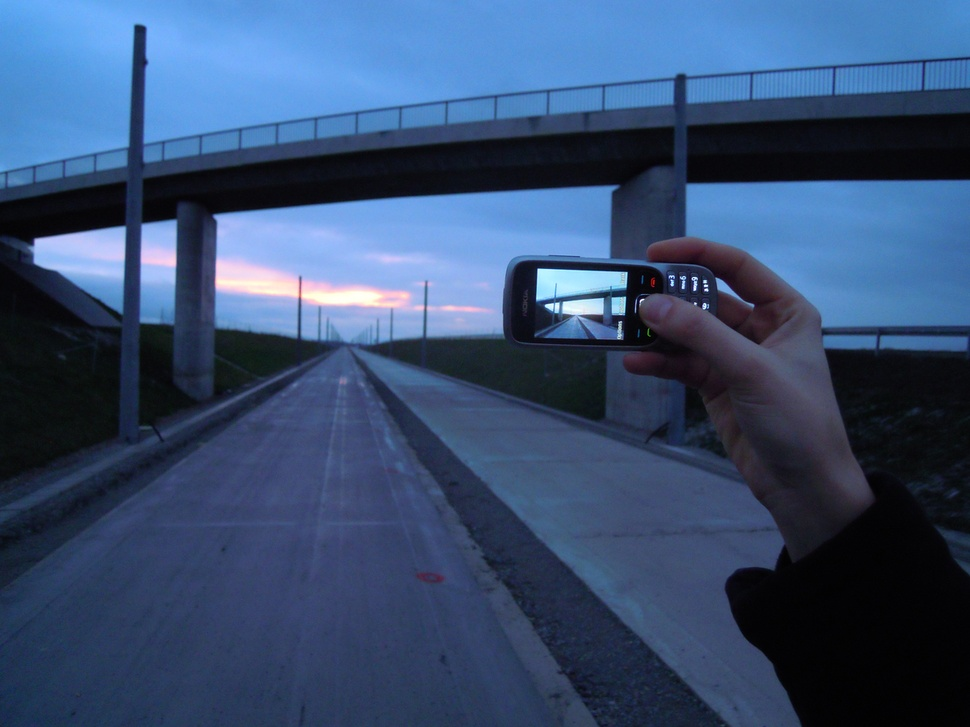
#> input picture Semester 7/CVIP/Task2/image1.jpg, 970 x 727 px, shrunk from 1200 x 900 before the run
$ python 'Image Histogram.py'
#> lines starting #> are read from the running program, lines starting #| are printed output that depends on the picture
# Image Histogram
# The histogram of an image shows the distribution of intensities. It can be computed and plotted using OpenCV.
import matplotlib.pyplot as plt
import cv2

# Read the image
image = cv2.imread('image1.jpg')
#> image is the input picture: shape (727, 970, 3); mean B, G, R 112.6, 78.1, 55.7

# Convert the image to grayscale
gray_image = cv2.cvtColor(image, cv2.COLOR_BGR2GRAY)
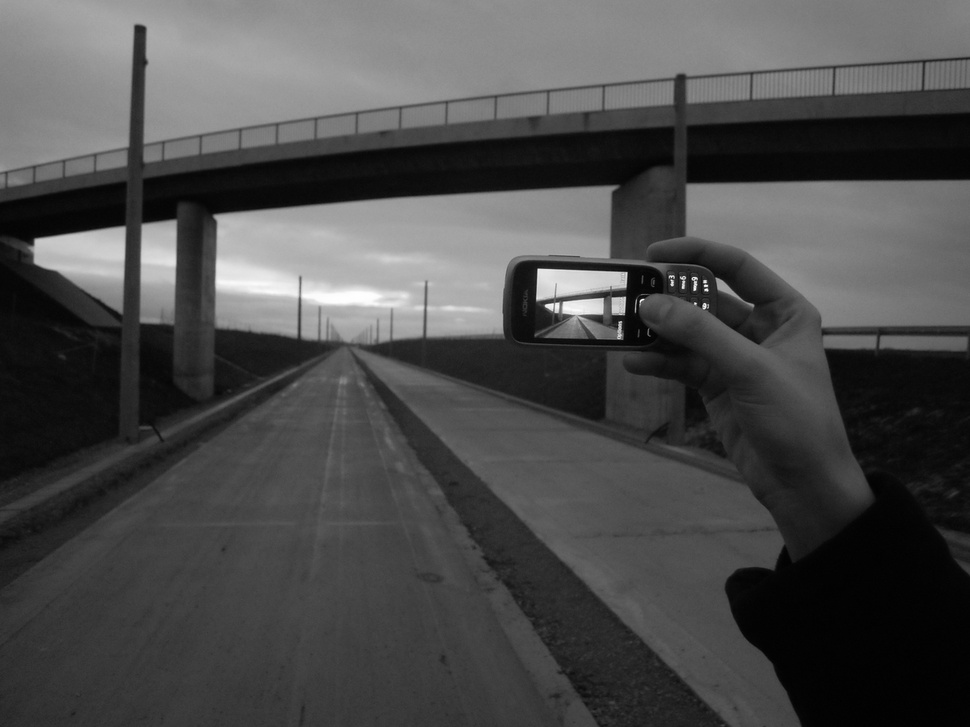
#> gray_image: shape (727, 970); min 0, max 254, mean 75.3
# Compute the histogram
histogram = cv2.calcHist([gray_image], [0], None, [256], [0, 256])
#> histogram = 256 values, max 19631 at index 3, min 0 at index 255, mean 2754.6

# Plot the histogram
plt.plot(histogram)
plt.title('Histogram')
plt.show()
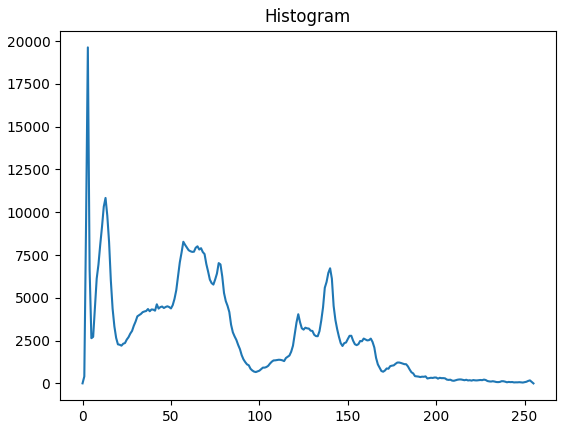
#> figure drawn by matplotlib, 1 panel; curve peaks at x = 3, y = 19631

$ run again, with Semester 7/CVIP/Task2/map.jpg copied over Semester 7/CVIP/Task2/image1.jpg
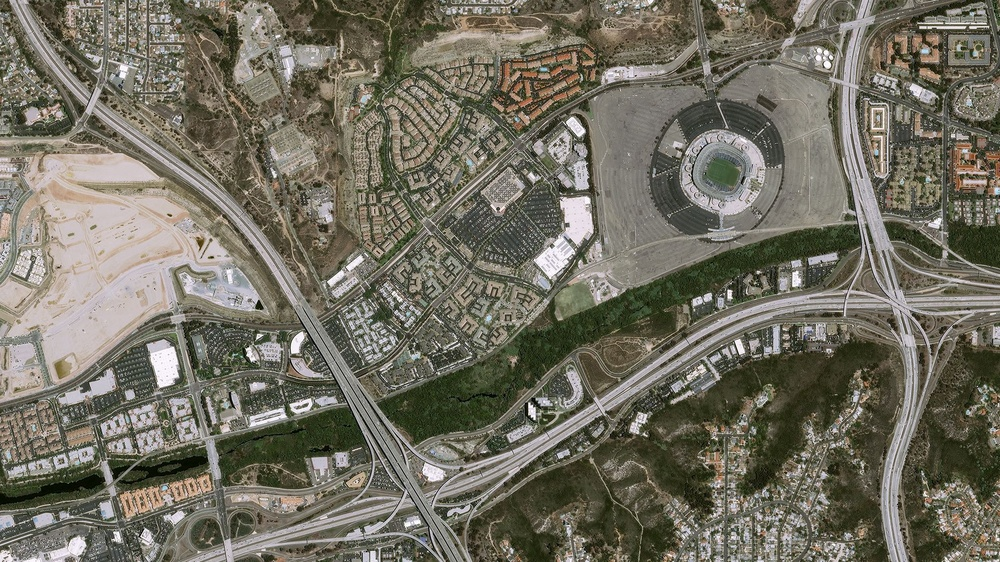
#> input picture Semester 7/CVIP/Task2/map.jpg, 1000 x 562 px, shrunk from 1920 x 1080 before the run
#> image is the input picture: shape (562, 1000, 3); mean B, G, R 97, 110.4, 113.7
#> `gray_image = cv2.cvtColor(image, cv2.COLOR_BGR2GRAY)`:
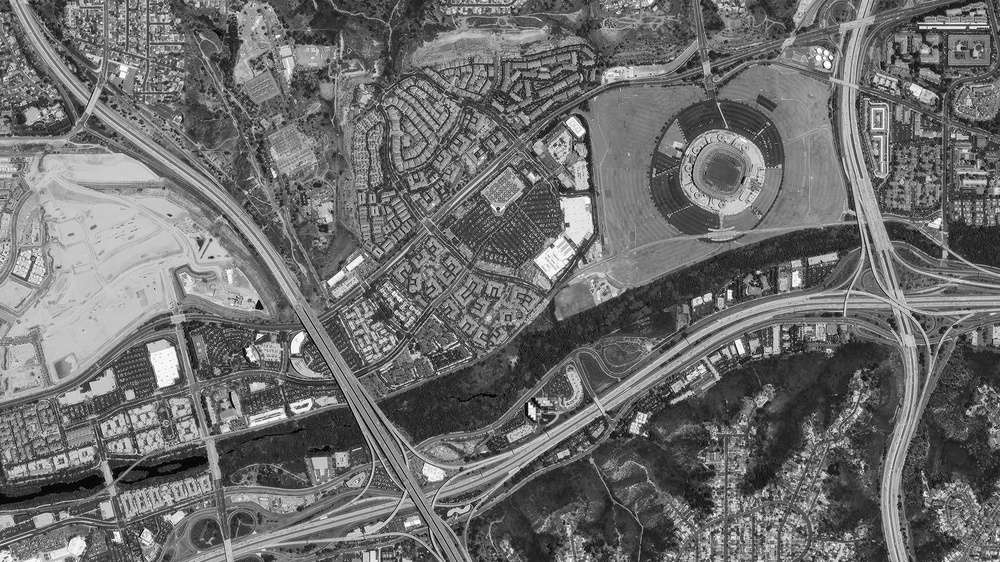
#> gray_image: shape (562, 1000); min 0, max 255, mean 109.8
#> histogram = 256 values, max 4524 at index 55, min 18 at index 0, mean 2195.3
#> `plt.show()`:
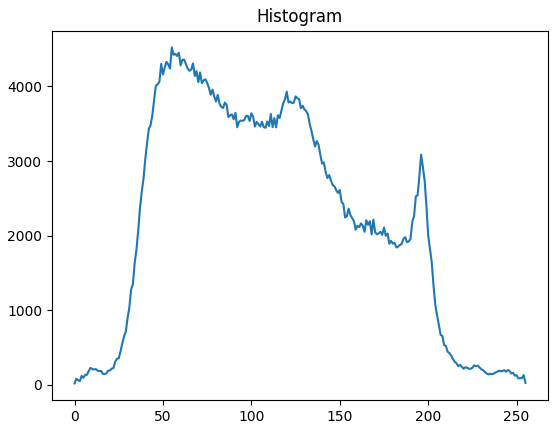
#> figure drawn by matplotlib, 1 panel; curve peaks at x = 55, y = 4524
